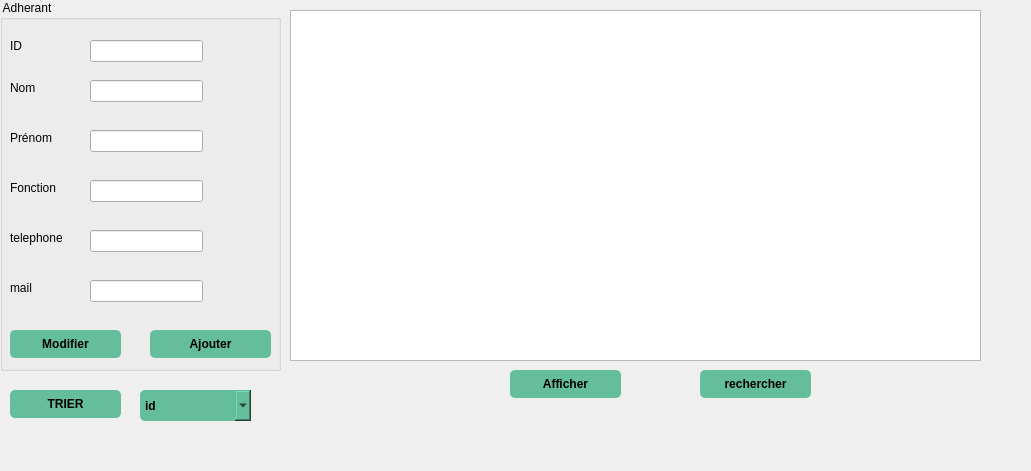
      <widget class="QWidget" name="page_10">
       <property name="geometry">
        <rect>
         <x>0</x>
         <y>0</y>
         <width>1031</width>
         <height>471</height>
        </rect>
       </property>
       <attribute name="icon">
        <iconset>
         <normaloff>../Downloads/icons8-fournisseur-100.png</normaloff>../Downloads/icons8-fournisseur-100.png</iconset>
       </attribute>
       <attribute name="label">
        <string>Ajouter/modifier un Adherant</string>
       </attribute>
       <widget class="QGroupBox" name="groupBox_7">
        <property name="geometry">
         <rect>
          <x>0</x>
          <y>0</y>
          <width>281</width>
          <height>371</height>
         </rect>
        </property>
        <property name="title">
         <string> Adherant</string>
        </property>
        <widget class="QLabel" name="label">
         <property name="geometry">
          <rect>
           <x>10</x>
           <y>30</y>
           <width>51</width>
           <height>31</height>
          </rect>
         </property>
         <property name="minimumSize">
          <size>
           <width>0</width>
           <height>21</height>
          </size>
         </property>
         <property name="text">
          <string>ID</string>
         </property>
        </widget>
        <widget class="QLineEdit" name="le_id">
         <property name="geometry">
          <rect>
           <x>90</x>
           <y>40</y>
           <width>113</width>
           <height>22</height>
          </rect>
         </property>
        </widget>
        <widget class="QLabel" name="label_2">
         <property name="geometry">
          <rect>
           <x>10</x>
           <y>80</y>
           <width>55</width>
           <height>16</height>
          </rect>
         </property>
         <property name="text">
          <string>Nom</string>
         </property>
        </widget>
        <widget class="QLineEdit" name="le_nom">
         <property name="geometry">
          <rect>
           <x>90</x>
           <y>80</y>
           <width>113</width>
           <height>22</height>
          </rect>
         </property>
        </widget>
        <widget class="QLabel" name="label_3">
         <property name="geometry">
          <rect>
           <x>10</x>
           <y>130</y>
           <width>55</width>
           <height>16</height>
          </rect>
         </property>
         <property name="text">
          <string>Prénom</string>
         </property>
        </widget>
        <widget class="QLineEdit" name="le_prenom">
         <property name="geometry">
          <rect>
           <x>90</x>
           <y>130</y>
           <width>113</width>
           <height>22</height>
          </rect>
         </property>
        </widget>
        <widget class="QLabel" name="label_4">
         <property name="geometry">
          <rect>
           <x>10</x>
           <y>180</y>
           <width>111</width>
           <height>16</height>
          </rect>
         </property>
         <property name="text">
          <string>Fonction</string>
         </property>
        </widget>
        <widget class="QLineEdit" name="le_fonction">
         <property name="geometry">
          <rect>
           <x>90</x>
           <y>180</y>
           <width>113</width>
           <height>22</height>
          </rect>
         </property>
        </widget>
        <widget class="QLabel" name="label_5">
         <property name="geometry">
          <rect>
           <x>10</x>
           <y>230</y>
           <width>81</width>
           <height>16</height>
          </rect>
         </property>
         <property name="text">
          <string>telephone</string>
         </property>
        </widget>
        <widget class="QLineEdit" name="le_tele">
         <property name="geometry">
          <rect>
           <x>90</x>
           <y>230</y>
           <width>113</width>
           <height>22</height>
          </rect>
         </property>
        </widget>
        <widget class="QPushButton" name="ajouter_adherant">
         <property name="geometry">
          <rect>
           <x>150</x>
           <y>330</y>
           <width>121</width>
           <height>28</height>
          </rect>
         </property>
         <property name="styleSheet">
          <string notr="true">QPushButton {
padding: 5px;
border-radius: 5px;
background-color:rgb(101, 190, 155);
font-weight: bold;
}
QPushButton:hover
{
color :white;
}</string>
         </property>
         <property name="text">
          <string>Ajouter</string>
         </property>
        </widget>
        <widget class="QPushButton" name="pushButton_modifier">
         <property name="geometry">
          <rect>
           <x>10</x>
           <y>330</y>
           <width>111</width>
           <height>28</height>
          </rect>
         </property>
         <property name="styleSheet">
          <string notr="true">QPushButton {
padding: 5px;
border-radius: 5px;
background-color:rgb(101, 190, 155);
font-weight: bold;
}
QPushButton:hover
{
color :white;
}</string>
         </property>
         <property name="text">
          <string>Modifier</string>
         </property>
        </widget>
        <widget class="QLineEdit" name="le_image">
         <property name="geometry">
          <rect>
           <x>90</x>
           <y>280</y>
           <width>113</width>
           <height>22</height>
          </rect>
         </property>
        </widget>
        <widget class="QLabel" name="label_6">
         <property name="geometry">
          <rect>
           <x>10</x>
           <y>280</y>
           <width>81</width>
           <height>16</height>
          </rect>
         </property>
         <property name="text">
          <string>mail</string>
         </property>
        </widget>
       </widget>
       <widget class="QTableView" name="tableView_adherant_14">
        <property name="geometry">
         <rect>
          <x>290</x>
          <y>10</y>
          <width>691</width>
          <height>351</height>
         </rect>
        </property>
       </widget>
       <widget class="QPushButton" name="pushButton_afficher_adherant">
        <property name="geometry">
         <rect>
          <x>510</x>
          <y>370</y>
          <width>111</width>
          <height>28</height>
         </rect>
        </property>
        <property name="styleSheet">
         <string notr="true">QPushButton {
padding: 5px;
border-radius: 5px;
background-color:rgb(101, 190, 155);
font-weight: bold;
}
QPushButton:hover
{
color :white;
}</string>
        </property>
        <property name="text">
         <string>Afficher</string>
        </property>
       </widget>
       <widget class="QPushButton" name="pushButton_rechercherA">
        <property name="geometry">
         <rect>
          <x>700</x>
          <y>370</y>
          <width>111</width>
          <height>28</height>
         </rect>
        </property>
        <property name="styleSheet">
         <string notr="true">QPushButton {
padding: 5px;
border-radius: 5px;
background-color:rgb(101, 190, 155);
font-weight: bold;
}
QPushButton:hover
{
color :white;
}</string>
        </property>
        <property name="text">
         <string>rechercher</string>
        </property>
       </widget>
       <widget class="QPushButton" name="pushButton_trierA">
        <property name="geometry">
         <rect>
          <x>10</x>
          <y>390</y>
          <width>111</width>
          <height>28</height>
         </rect>
        </property>
        <property name="styleSheet">
         <string notr="true">QPushButton {
padding: 5px;
border-radius: 5px;
background-color:rgb(101, 190, 155);
font-weight: bold;
}
QPushButton:hover
{
color :white;
}</string>
        </property>
        <property name="text">
         <string>TRIER</string>
        </property>
       </widget>
       <widget class="QComboBox" name="comboBox66">
        <property name="geometry">
         <rect>
          <x>140</x>
          <y>390</y>
          <width>111</width>
          <height>31</height>
         </rect>
        </property>
        <property name="styleSheet">
         <string notr="true">QComboBox {
padding: 5px;
border-radius: 5px;
background-color:rgb(101, 190, 155);
font-weight: bold;
}
QComboBox:hover
{
color :white;
}</string>
        </property>
        <item>
         <property name="text">
          <string>id</string>
         </property>
        </item>
        <item>
         <property name="text">
          <string>nom</string>
         </property>
        </item>
        <item>
         <property name="text">
          <string>prenom</string>
         </property>
        </item>
       </widget>
      </widget>
